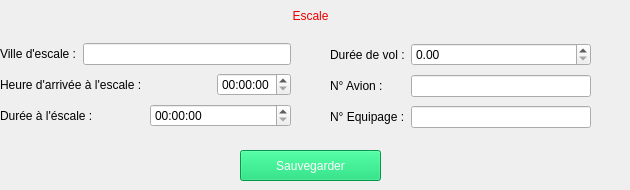
      <widget class="QWidget" name="page_6">
       <widget class="QLabel" name="label_27">
        <property name="geometry">
         <rect>
          <x>0</x>
          <y>0</y>
          <width>621</width>
          <height>31</height>
         </rect>
        </property>
        <property name="styleSheet">
         <string notr="true">font: 16pt &quot;Arial Rounded MT Bold&quot;;
color: rgb(232, 0, 0);</string>
        </property>
        <property name="text">
         <string>Escale</string>
        </property>
        <property name="alignment">
         <set>Qt::AlignCenter</set>
        </property>
       </widget>
       <widget class="QPushButton" name="saveVolEsc">
        <property name="geometry">
         <rect>
          <x>240</x>
          <y>150</y>
          <width>141</width>
          <height>31</height>
         </rect>
        </property>
        <property name="cursor">
         <cursorShape>PointingHandCursor</cursorShape>
        </property>
        <property name="styleSheet">
         <string notr="true">background-color: rgb(0, 213, 103);
font: 10pt &quot;Arial Rounded MT Bold&quot;;
color: rgb(255, 255, 255);</string>
        </property>
        <property name="text">
         <string>Sauvegarder</string>
        </property>
        <property name="icon">
         <iconset>
          <normaloff>../image/enregistrer-le-fichier.png</normaloff>../image/enregistrer-le-fichier.png</iconset>
        </property>
       </widget>
       <widget class="QWidget" name="layoutWidget">
        <property name="geometry">
         <rect>
          <x>330</x>
          <y>40</y>
          <width>261</width>
          <height>91</height>
         </rect>
        </property>
        <layout class="QGridLayout" name="gridLayout_4">
         <item row="2" column="1">
          <widget class="QLineEdit" name="equipEsc1">
           <property name="styleSheet">
            <string notr="true">font: 12pt &quot;Calibri&quot;;</string>
           </property>
          </widget>
         </item>
         <item row="2" column="0">
          <widget class="QLabel" name="label_51">
           <property name="styleSheet">
            <string notr="true">font: 12pt &quot;Calibri&quot;;</string>
           </property>
           <property name="text">
            <string>N° Equipage :</string>
           </property>
          </widget>
         </item>
         <item row="0" column="0">
          <widget class="QLabel" name="label_52">
           <property name="styleSheet">
            <string notr="true">font: 12pt &quot;Calibri&quot;;</string>
           </property>
           <property name="text">
            <string>Durée de vol :</string>
           </property>
          </widget>
         </item>
         <item row="0" column="1">
          <widget class="QDoubleSpinBox" name="durvolEsc1">
           <property name="styleSheet">
            <string notr="true">font: 12pt &quot;Calibri&quot;;</string>
           </property>
          </widget>
         </item>
         <item row="1" column="0">
          <widget class="QLabel" name="label_50">
           <property name="styleSheet">
            <string notr="true">font: 12pt &quot;Calibri&quot;;</string>
           </property>
           <property name="text">
            <string>N° Avion :</string>
           </property>
          </widget>
         </item>
         <item row="1" column="1">
          <widget class="QLineEdit" name="numAvEsc1">
           <property name="styleSheet">
            <string notr="true">font: 12pt &quot;Calibri&quot;;</string>
           </property>
          </widget>
         </item>
        </layout>
       </widget>
       <widget class="QWidget" name="layoutWidget">
        <property name="geometry">
         <rect>
          <x>0</x>
          <y>41</y>
          <width>291</width>
          <height>89</height>
         </rect>
        </property>
        <layout class="QGridLayout" name="gridLayout_3">
         <item row="0" column="0">
          <widget class="QLabel" name="label_23">
           <property name="styleSheet">
            <string notr="true">font: 12pt &quot;Calibri&quot;;</string>
           </property>
           <property name="text">
            <string>Ville d'escale :</string>
           </property>
          </widget>
         </item>
         <item row="0" column="1" colspan="3">
          <widget class="QLineEdit" name="villeEsc1">
           <property name="styleSheet">
            <string notr="true">font: 12pt &quot;Calibri&quot;;</string>
           </property>
          </widget>
         </item>
         <item row="1" column="0" colspan="3">
          <widget class="QLabel" name="label_24">
           <property name="styleSheet">
            <string notr="true">font: 12pt &quot;Calibri&quot;;</string>
           </property>
           <property name="text">
            <string>Heure d'arrivée à l'escale :</string>
           </property>
          </widget>
         </item>
         <item row="1" column="3">
          <widget class="QTimeEdit" name="hArriveEsc1">
           <property name="styleSheet">
            <string notr="true">font: 12pt &quot;Calibri&quot;;</string>
           </property>
          </widget>
         </item>
         <item row="2" column="0" colspan="2">
          <widget class="QLabel" name="label_25">
           <property name="styleSheet">
            <string notr="true">font: 12pt &quot;Calibri&quot;;</string>
           </property>
           <property name="text">
            <string>Durée à l'éscale :</string>
           </property>
          </widget>
         </item>
         <item row="2" column="2" colspan="2">
          <widget class="QTimeEdit" name="dureEsc1">
           <property name="styleSheet">
            <string notr="true">font: 12pt &quot;Calibri&quot;;</string>
           </property>
          </widget>
         </item>
        </layout>
       </widget>
      </widget>
